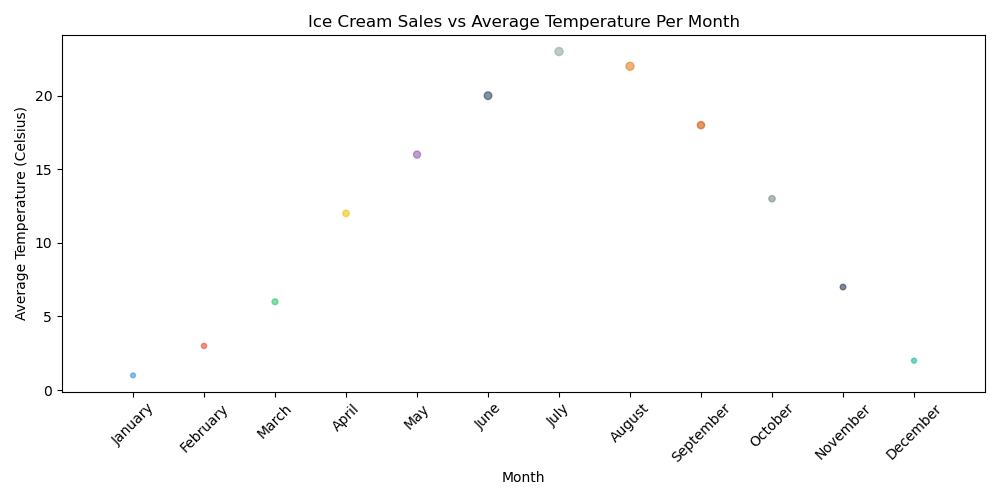

Python code for this plot:

import matplotlib.pyplot as plt

# Data points
months = ['January', 'February', 'March', 'April', 'May', 'June', 
          'July', 'August', 'September', 'October', 'November', 'December']
average_temperature = [1, 3, 6, 12, 16, 20, 23, 22, 18, 13, 7, 2]
ice_cream_sales = [12, 14, 18, 22, 26, 30, 34, 33, 27, 21, 16, 13]

# Convert month names to numbers for plotting
month_numbers = [i+1 for i, _ in enumerate(months)]

# Scatter plot
plt.figure(figsize=(10, 5))  # Change the size of the plot
plt.scatter(month_numbers, average_temperature, c=['#3498db', '#e74c3c', '#2ecc71', '#f1c40f',
                                                   '#9b59b6', '#34495e', '#95a5a6', '#e67e22',
                                                   '#d35400', '#7f8c8d', '#2c3e50', '#1abc9c'],
            s=ice_cream_sales, alpha=0.6)  # Size corresponds to ice cream sales, improved color scheme

# Customize the axes
plt.xticks(month_numbers, months, rotation=45)
plt.xlabel('Month')
plt.ylabel('Average Temperature (Celsius)')
plt.title('Ice Cream Sales vs Average Temperature Per Month')
plt.xlim(0, 13)  # Set the limit to include all months

# Show the plot
plt.tight_layout()  # Adjust layout to fit the figure neatly
plt.show()
